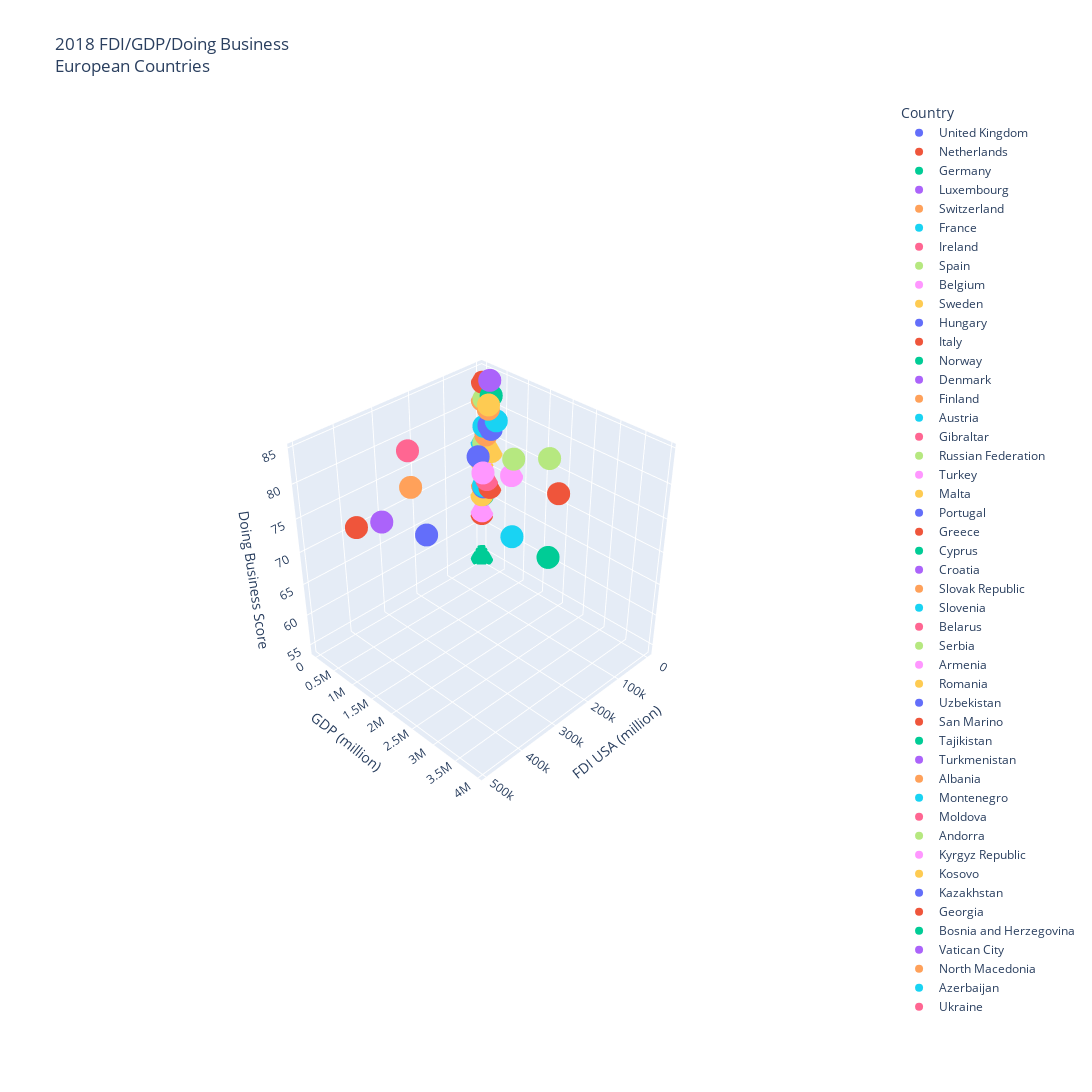

The notebook cell this image was saved under:
### Code cell
europe_fdi_gdp_db_3d = px.scatter_3d(
    europe_format_name,
    x="FDI USA (million)",
    y="GDP (million)",
    z="Doing Business Score",
    width=2000,
    height=1200,
    title="2018 FDI/GDP/Doing Business<br>European Countries",
    color="Country",
)
europe_fdi_gdp_db_3d.write_image("europe_fdi_gdp_db_3d.png")
europe_fdi_gdp_db_3d

### Figure 1 — Plotly figure (JSON) as saved in the notebook; plotly's stock layout.template omitted (floating-point values rounded to 4 significant figures)
{"data": [{"hovertemplate": "Country=United Kingdom<br>FDI USA (million)=%{x}<br>GDP (million)=%{y}<br>Doing Business Score=%{z}<extra></extra>", "legendgroup": "United Kingdom", "marker": {"color": "#636efa", "symbol": "circle"}, "mode": "markers", "name": "United Kingdom", "scene": "scene", "showlegend": true, "type": "scatter3d", "x": [496622], "y": [2861000.0], "z": [83.2]}, {"hovertemplate": "Country=Netherlands<br>FDI USA (million)=%{x}<br>GDP (million)=%{y}<br>Doing Business Score=%{z}<extra></extra>", "legendgroup": "Netherlands", "marker": {"color": "#EF553B", "symbol": "circle"}, "mode": "markers", "name": "Netherlands", "scene": "scene", "showlegend": true, "type": "scatter3d", "x": [462303], "y": [914100.0], "z": [76.1]}, {"hovertemplate": "Country=Germany<br>FDI USA (million)=%{x}<br>GDP (million)=%{y}<br>Doing Business Score=%{z}<extra></extra>", "legendgroup": "Germany", "marker": {"color": "#00cc96", "symbol": "circle"}, "mode": "markers", "name": "Germany", "scene": "scene", "showlegend": true, "type": "scatter3d", "x": [328124], "y": [3950000.0], "z": [79.3]}, {"hovertemplate": "Country=Luxembourg<br>FDI USA (million)=%{x}<br>GDP (million)=%{y}<br>Doing Business Score=%{z}<extra></extra>", "legendgroup": "Luxembourg", "marker": {"color": "#ab63fa", "symbol": "circle"}, "mode": "markers", "name": "Luxembourg", "scene": "scene", "showlegend": true, "type": "scatter3d", "x": [312976], "y": [70920.0], "z": [69.6]}, {"hovertemplate": "Country=Switzerland<br>FDI USA (million)=%{x}<br>GDP (million)=%{y}<br>Doing Business Score=%{z}<extra></extra>", "legendgroup": "Switzerland", "marker": {"color": "#FFA15A", "symbol": "circle"}, "mode": "markers", "name": "Switzerland", "scene": "scene", "showlegend": true, "type": "scatter3d", "x": [295783], "y": [705100.0], "z": [76.6]}, {"hovertemplate": "Country=France<br>FDI USA (million)=%{x}<br>GDP (million)=%{y}<br>Doing Business Score=%{z}<extra></extra>", "legendgroup": "France", "marker": {"color": "#19d3f3", "symbol": "circle"}, "mode": "markers", "name": "France", "scene": "scene", "showlegend": true, "type": "scatter3d", "x": [268169], "y": [2788000.0], "z": [76]}, {"hovertemplate": "Country=Ireland<br>FDI USA (million)=%{x}<br>GDP (million)=%{y}<br>Doing Business Score=%{z}<extra></extra>", "legendgroup": "Ireland", "marker": {"color": "#FF6692", "symbol": "circle"}, "mode": "markers", "name": "Ireland", "scene": "scene", "showlegend": true, "type": "scatter3d", "x": [265004], "y": [382700.0], "z": [80.1]}, {"hovertemplate": "Country=Spain<br>FDI USA (million)=%{x}<br>GDP (million)=%{y}<br>Doing Business Score=%{z}<extra></extra>", "legendgroup": "Spain", "marker": {"color": "#B6E880", "symbol": "circle"}, "mode": "markers", "name": "Spain", "scene": "scene", "showlegend": true, "type": "scatter3d", "x": [83379], "y": [1420000.0], "z": [77.6]}, {"hovertemplate": "Country=Belgium<br>FDI USA (million)=%{x}<br>GDP (million)=%{y}<br>Doing Business Score=%{z}<extra></extra>", "legendgroup": "Belgium", "marker": {"color": "#FF97FF", "symbol": "circle"}, "mode": "markers", "name": "Belgium", "scene": "scene", "showlegend": true, "type": "scatter3d", "x": [64661], "y": [542700.0], "z": [72.2]}, {"hovertemplate": "Country=Sweden<br>FDI USA (million)=%{x}<br>GDP (million)=%{y}<br>Doing Business Score=%{z}<extra></extra>", "legendgroup": "Sweden", "marker": {"color": "#FECB52", "symbol": "circle"}, "mode": "markers", "name": "Sweden", "scene": "scene", "showlegend": true, "type": "scatter3d", "x": [49546], "y": [555500.0], "z": [82.2]}, {"hovertemplate": "Country=Hungary<br>FDI USA (million)=%{x}<br>GDP (million)=%{y}<br>Doing Business Score=%{z}<extra></extra>", "legendgroup": "Hungary", "marker": {"color": "#636efa", "symbol": "circle"}, "mode": "markers", "name": "Hungary", "scene": "scene", "showlegend": true, "type": "scatter3d", "x": [31730], "y": [157900.0], "z": [72.7]}, {"hovertemplate": "Country=Italy<br>FDI USA (million)=%{x}<br>GDP (million)=%{y}<br>Doing Business Score=%{z}<extra></extra>", "legendgroup": "Italy", "marker": {"color": "#EF553B", "symbol": "circle"}, "mode": "markers", "name": "Italy", "scene": "scene", "showlegend": true, "type": "scatter3d", "x": [30749], "y": [2086000.0], "z": [73.2]}, {"hovertemplate": "Country=Norway<br>FDI USA (million)=%{x}<br>GDP (million)=%{y}<br>Doing Business Score=%{z}<extra></extra>", "legendgroup": "Norway", "marker": {"color": "#00cc96", "symbol": "circle"}, "mode": "markers", "name": "Norway", "scene": "scene", "showlegend": true, "type": "scatter3d", "x": [26007], "y": [434200.0], "z": [82.7]}, {"hovertemplate": "Country=Denmark<br>FDI USA (million)=%{x}<br>GDP (million)=%{y}<br>Doing Business Score=%{z}<extra></extra>", "legendgroup": "Denmark", "marker": {"color": "#ab63fa", "symbol": "circle"}, "mode": "markers", "name": "Denmark", "scene": "scene", "showlegend": true, "type": "scatter3d", "x": [20654], "y": [355700.0], "z": [84.6]}, {"hovertemplate": "Country=Finland<br>FDI USA (million)=%{x}<br>GDP (million)=%{y}<br>Doing Business Score=%{z}<extra></extra>", "legendgroup": "Finland", "marker": {"color": "#FFA15A", "symbol": "circle"}, "mode": "markers", "name": "Finland", "scene": "scene", "showlegend": true, "type": "scatter3d", "x": [14464], "y": [275900.0], "z": [80]}, {"hovertemplate": "Country=Austria<br>FDI USA (million)=%{x}<br>GDP (million)=%{y}<br>Doing Business Score=%{z}<extra></extra>", "legendgroup": "Austria", "marker": {"color": "#19d3f3", "symbol": "circle"}, "mode": "markers", "name": "Austria", "scene": "scene", "showlegend": true, "type": "scatter3d", "x": [12392], "y": [455500.0], "z": [78.7]}, {"hovertemplate": "Country=Gibraltar<br>FDI USA (million)=%{x}<br>GDP (million)=%{y}<br>Doing Business Score=%{z}<extra></extra>", "legendgroup": "Gibraltar", "marker": {"color": "#FF6692", "symbol": "circle"}, "mode": "markers", "name": "Gibraltar", "scene": "scene", "showlegend": true, "type": "scatter3d", "x": [9367], "y": [null], "z": [null]}, {"hovertemplate": "Country=Russian Federation<br>FDI USA (million)=%{x}<br>GDP (million)=%{y}<br>Doing Business Score=%{z}<extra></extra>", "legendgroup": "Russian Federation", "marker": {"color": "#B6E880", "symbol": "circle"}, "mode": "markers", "name": "Russian Federation", "scene": "scene", "showlegend": true, "type": "scatter3d", "x": [4455], "y": [1670000.0], "z": [76.5]}, {"hovertemplate": "Country=Turkey<br>FDI USA (million)=%{x}<br>GDP (million)=%{y}<br>Doing Business Score=%{z}<extra></extra>", "legendgroup": "Turkey", "marker": {"color": "#FF97FF", "symbol": "circle"}, "mode": "markers", "name": "Turkey", "scene": "scene", "showlegend": true, "type": "scatter3d", "x": [2175], "y": [771400.0], "z": [70.9]}, {"hovertemplate": "Country=Malta<br>FDI USA (million)=%{x}<br>GDP (million)=%{y}<br>Doing Business Score=%{z}<extra></extra>", "legendgroup": "Malta", "marker": {"color": "#FECB52", "symbol": "circle"}, "mode": "markers", "name": "Malta", "scene": "scene", "showlegend": true, "type": "scatter3d", "x": [1557], "y": [14600.0], "z": [65.2]}, {"hovertemplate": "Country=Portugal<br>FDI USA (million)=%{x}<br>GDP (million)=%{y}<br>Doing Business Score=%{z}<extra></extra>", "legendgroup": "Portugal", "marker": {"color": "#636efa", "symbol": "circle"}, "mode": "markers", "name": "Portugal", "scene": "scene", "showlegend": true, "type": "scatter3d", "x": [1056], "y": [241300.0], "z": [76.5]}, {"hovertemplate": "Country=Greece<br>FDI USA (million)=%{x}<br>GDP (million)=%{y}<br>Doing Business Score=%{z}<extra></extra>", "legendgroup": "Greece", "marker": {"color": "#EF553B", "symbol": "circle"}, "mode": "markers", "name": "Greece", "scene": "scene", "showlegend": true, "type": "scatter3d", "x": [639], "y": [218100.0], "z": [67.1]}, {"hovertemplate": "Country=Cyprus<br>FDI USA (million)=%{x}<br>GDP (million)=%{y}<br>Doing Business Score=%{z}<extra></extra>", "legendgroup": "Cyprus", "marker": {"color": "#00cc96", "symbol": "circle"}, "mode": "markers", "name": "Cyprus", "scene": "scene", "showlegend": true, "type": "scatter3d", "x": [323], "y": [24960.0], "z": [72.3]}, {"hovertemplate": "Country=Croatia<br>FDI USA (million)=%{x}<br>GDP (million)=%{y}<br>Doing Business Score=%{z}<extra></extra>", "legendgroup": "Croatia", "marker": {"color": "#ab63fa", "symbol": "circle"}, "mode": "markers", "name": "Croatia", "scene": "scene", "showlegend": true, "type": "scatter3d", "x": [19], "y": [60990.0], "z": [72.6]}, {"hovertemplate": "Country=Slovak Republic<br>FDI USA (million)=%{x}<br>GDP (million)=%{y}<br>Doing Business Score=%{z}<extra></extra>", "legendgroup": "Slovak Republic", "marker": {"color": "#FFA15A", "symbol": "circle"}, "mode": "markers", "name": "Slovak Republic", "scene": "scene", "showlegend": true, "type": "scatter3d", "x": [14], "y": [105800.0], "z": [75.2]}, {"hovertemplate": "Country=Slovenia<br>FDI USA (million)=%{x}<br>GDP (million)=%{y}<br>Doing Business Score=%{z}<extra></extra>", "legendgroup": "Slovenia", "marker": {"color": "#19d3f3", "symbol": "circle"}, "mode": "markers", "name": "Slovenia", "scene": "scene", "showlegend": true, "type": "scatter3d", "x": [6], "y": [54030.0], "z": [76.4]}, {"hovertemplate": "Country=Belarus<br>FDI USA (million)=%{x}<br>GDP (million)=%{y}<br>Doing Business Score=%{z}<extra></extra>", "legendgroup": "Belarus", "marker": {"color": "#FF6692", "symbol": "circle"}, "mode": "markers", "name": "Belarus", "scene": "scene", "showlegend": true, "type": "scatter3d", "x": [4], "y": [60030.0], "z": [73.6]}, {"hovertemplate": "Country=Serbia<br>FDI USA (million)=%{x}<br>GDP (million)=%{y}<br>Doing Business Score=%{z}<extra></extra>", "legendgroup": "Serbia", "marker": {"color": "#B6E880", "symbol": "circle"}, "mode": "markers", "name": "Serbia", "scene": "scene", "showlegend": true, "type": "scatter3d", "x": [3], "y": [50600.0], "z": [73.8]}, {"hovertemplate": "Country=Armenia<br>FDI USA (million)=%{x}<br>GDP (million)=%{y}<br>Doing Business Score=%{z}<extra></extra>", "legendgroup": "Armenia", "marker": {"color": "#FF97FF", "symbol": "circle"}, "mode": "markers", "name": "Armenia", "scene": "scene", "showlegend": true, "type": "scatter3d", "x": [3], "y": [12460.0], "z": [71.5]}, {"hovertemplate": "Country=Romania<br>FDI USA (million)=%{x}<br>GDP (million)=%{y}<br>Doing Business Score=%{z}<extra></extra>", "legendgroup": "Romania", "marker": {"color": "#FECB52", "symbol": "circle"}, "mode": "markers", "name": "Romania", "scene": "scene", "showlegend": true, "type": "scatter3d", "x": [3], "y": [241600.0], "z": [73]}, {"hovertemplate": "Country=Uzbekistan<br>FDI USA (million)=%{x}<br>GDP (million)=%{y}<br>Doing Business Score=%{z}<extra></extra>", "legendgroup": "Uzbekistan", "marker": {"color": "#636efa", "symbol": "circle"}, "mode": "markers", "name": "Uzbekistan", "scene": "scene", "showlegend": true, "type": "scatter3d", "x": [0], "y": [50390.0], "z": [66.6]}, {"hovertemplate": "Country=San Marino<br>FDI USA (million)=%{x}<br>GDP (million)=%{y}<br>Doing Business Score=%{z}<extra></extra>", "legendgroup": "San Marino", "marker": {"color": "#EF553B", "symbol": "circle"}, "mode": "markers", "name": "San Marino", "scene": "scene", "showlegend": true, "type": "scatter3d", "x": [0], "y": [1638.0], "z": [61.9]}, {"hovertemplate": "Country=Tajikistan<br>FDI USA (million)=%{x}<br>GDP (million)=%{y}<br>Doing Business Score=%{z}<extra></extra>", "legendgroup": "Tajikistan", "marker": {"color": "#00cc96", "symbol": "circle"}, "mode": "markers", "name": "Tajikistan", "scene": "scene", "showlegend": true, "type": "scatter3d", "x": [0], "y": [7523.0], "z": [54.3]}, {"hovertemplate": "Country=Turkmenistan<br>FDI USA (million)=%{x}<br>GDP (million)=%{y}<br>Doing Business Score=%{z}<extra></extra>", "legendgroup": "Turkmenistan", "marker": {"color": "#ab63fa", "symbol": "circle"}, "mode": "markers", "name": "Turkmenistan", "scene": "scene", "showlegend": true, "type": "scatter3d", "x": [0], "y": [40760.0], "z": [null]}, {"hovertemplate": "Country=Albania<br>FDI USA (million)=%{x}<br>GDP (million)=%{y}<br>Doing Business Score=%{z}<extra></extra>", "legendgroup": "Albania", "marker": {"color": "#FFA15A", "symbol": "circle"}, "mode": "markers", "name": "Albania", "scene": "scene", "showlegend": true, "type": "scatter3d", "x": [0], "y": [15150.0], "z": [66.8]}, {"hovertemplate": "Country=Montenegro<br>FDI USA (million)=%{x}<br>GDP (million)=%{y}<br>Doing Business Score=%{z}<extra></extra>", "legendgroup": "Montenegro", "marker": {"color": "#19d3f3", "symbol": "circle"}, "mode": "markers", "name": "Montenegro", "scene": "scene", "showlegend": true, "type": "scatter3d", "x": [0], "y": [5507.0], "z": [73.8]}, {"hovertemplate": "Country=Moldova<br>FDI USA (million)=%{x}<br>GDP (million)=%{y}<br>Doing Business Score=%{z}<extra></extra>", "legendgroup": "Moldova", "marker": {"color": "#FF6692", "symbol": "circle"}, "mode": "markers", "name": "Moldova", "scene": "scene", "showlegend": true, "type": "scatter3d", "x": [0], "y": [11460.0], "z": [72.7]}, {"hovertemplate": "Country=Andorra<br>FDI USA (million)=%{x}<br>GDP (million)=%{y}<br>Doing Business Score=%{z}<extra></extra>", "legendgroup": "Andorra", "marker": {"color": "#B6E880", "symbol": "circle"}, "mode": "markers", "name": "Andorra", "scene": "scene", "showlegend": true, "type": "scatter3d", "x": [0], "y": [3218.0], "z": [null]}, {"hovertemplate": "Country=Kyrgyz Republic<br>FDI USA (million)=%{x}<br>GDP (million)=%{y}<br>Doing Business Score=%{z}<extra></extra>", "legendgroup": "Kyrgyz Republic", "marker": {"color": "#FF97FF", "symbol": "circle"}, "mode": "markers", "name": "Kyrgyz Republic", "scene": "scene", "showlegend": true, "type": "scatter3d", "x": [0], "y": [8271.0], "z": [62.4]}, {"hovertemplate": "Country=Kosovo<br>FDI USA (million)=%{x}<br>GDP (million)=%{y}<br>Doing Business Score=%{z}<extra></extra>", "legendgroup": "Kosovo", "marker": {"color": "#FECB52", "symbol": "circle"}, "mode": "markers", "name": "Kosovo", "scene": "scene", "showlegend": true, "type": "scatter3d", "x": [0], "y": [7943.0], "z": [70.5]}, {"hovertemplate": "Country=Kazakhstan<br>FDI USA (million)=%{x}<br>GDP (million)=%{y}<br>Doing Business Score=%{z}<extra></extra>", "legendgroup": "Kazakhstan", "marker": {"color": "#636efa", "symbol": "circle"}, "mode": "markers", "name": "Kazakhstan", "scene": "scene", "showlegend": true, "type": "scatter3d", "x": [0], "y": [179300.0], "z": [76.9]}, {"hovertemplate": "Country=Georgia<br>FDI USA (million)=%{x}<br>GDP (million)=%{y}<br>Doing Business Score=%{z}<extra></extra>", "legendgroup": "Georgia", "marker": {"color": "#EF553B", "symbol": "circle"}, "mode": "markers", "name": "Georgia", "scene": "scene", "showlegend": true, "type": "scatter3d", "x": [0], "y": [17600.0], "z": [83]}, {"hovertemplate": "Country=Bosnia and Herzegovina<br>FDI USA (million)=%{x}<br>GDP (million)=%{y}<br>Doing Business Score=%{z}<extra></extra>", "legendgroup": "Bosnia and Herzegovina", "marker": {"color": "#00cc96", "symbol": "circle"}, "mode": "markers", "name": "Bosnia and Herzegovina", "scene": "scene", "showlegend": true, "type": "scatter3d", "x": [0], "y": [20180.0], "z": [65.2]}, {"hovertemplate": "Country=Vatican City<br>FDI USA (million)=%{x}<br>GDP (million)=%{y}<br>Doing Business Score=%{z}<extra></extra>", "legendgroup": "Vatican City", "marker": {"color": "#ab63fa", "symbol": "circle"}, "mode": "markers", "name": "Vatican City", "scene": "scene", "showlegend": true, "type": "scatter3d", "x": [0], "y": [null], "z": [null]}, {"hovertemplate": "Country=North Macedonia<br>FDI USA (million)=%{x}<br>GDP (million)=%{y}<br>Doing Business Score=%{z}<extra></extra>", "legendgroup": "North Macedonia", "marker": {"color": "#FFA15A", "symbol": "circle"}, "mode": "markers", "name": "North Macedonia", "scene": "scene", "showlegend": true, "type": "scatter3d", "x": [-1], "y": [12630.0], "z": [80.3]}, {"hovertemplate": "Country=Azerbaijan<br>FDI USA (million)=%{x}<br>GDP (million)=%{y}<br>Doing Business Score=%{z}<extra></extra>", "legendgroup": "Azerbaijan", "marker": {"color": "#19d3f3", "symbol": "circle"}, "mode": "markers", "name": "Azerbaijan", "scene": "scene", "showlegend": true, "type": "scatter3d", "x": [-2], "y": [47110.0], "z": [66.8]}, {"hovertemplate": "Country=Ukraine<br>FDI USA (million)=%{x}<br>GDP (million)=%{y}<br>Doing Business Score=%{z}<extra></extra>", "legendgroup": "Ukraine", "marker": {"color": "#FF6692", "symbol": "circle"}, "mode": "markers", "name": "Ukraine", "scene": "scene", "showlegend": true, "type": "scatter3d", "x": [-3], "y": [130900.0], "z": [68.1]}, {"hovertemplate": "Country=Lithuania<br>FDI USA (million)=%{x}<br>GDP (million)=%{y}<br>Doing Business Score=%{z}<extra></extra>", "legendgroup": "Lithuania", "marker": {"color": "#B6E880", "symbol": "circle"}, "mode": "markers", "name": "Lithuania", "scene": "scene", "showlegend": true, "type": "scatter3d", "x": [-4], "y": [53460.0], "z": [80.6]}, {"hovertemplate": "Country=Monaco<br>FDI USA (million)=%{x}<br>GDP (million)=%{y}<br>Doing Business Score=%{z}<extra></extra>", "legendgroup": "Monaco", "marker": {"color": "#FF97FF", "symbol": "circle"}, "mode": "markers", "name": "Monaco", "scene": "scene", "showlegend": true, "type": "scatter3d", "x": [-26], "y": [7188.0], "z": [null]}], "layout": {"height": 1200, "legend": {"title": {"text": "Country"}, "tracegroupgap": 0}, "scene": {"aspectmode": "auto", "aspectratio": {"x": 1, "y": 1, "z": 1}, "camera": {"center": {"x": 0, "y": 0, "z": 0}, "eye": {"x": 2.479, "y": 2.479, "z": 2.479}, "projection": {"type": "perspective"}, "up": {"x": 0, "y": 0, "z": 1}}, "domain": {"x": [0, 1], "y": [0, 1]}, "xaxis": {"title": {"text": "FDI USA (million)"}, "type": "linear"}, "yaxis": {"title": {"text": "GDP (million)"}, "type": "linear"}, "zaxis": {"title": {"text": "Doing Business Score"}, "type": "linear"}}, "title": {"text": "2018 FDI/GDP/Doing Business<br>European Countries"}, "width": 2000}}
